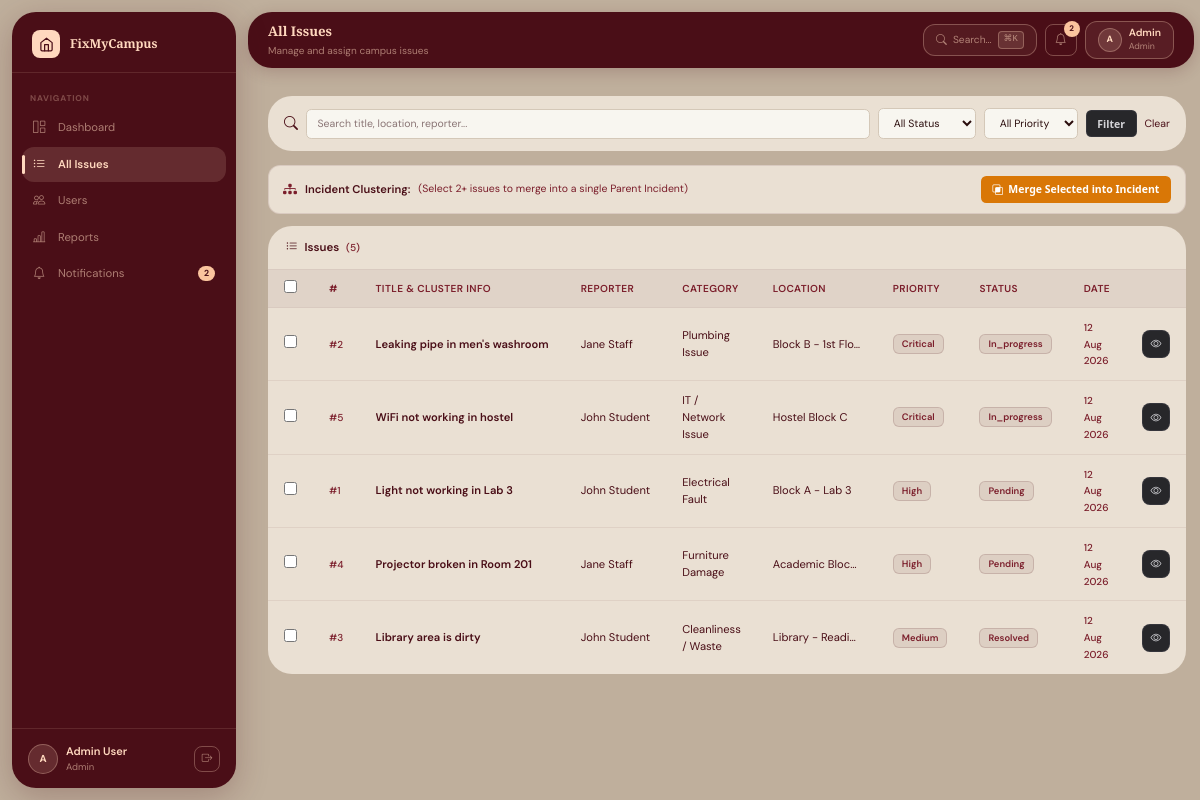
The page /admin/issues.php (signed in) on the database its author committed.
### tables this page shows
CREATE TABLE IF NOT EXISTS issues (
    issue_id INT(11) NOT NULL AUTO_INCREMENT,
    title VARCHAR(200) NOT NULL,
    description TEXT NOT NULL,
    category_id INT(11) DEFAULT NULL,
    location VARCHAR(200) NOT NULL,
    priority ENUM('low','medium','high','critical') NOT NULL DEFAULT 'medium',
    status ENUM('pending','in_progress','resolved','closed','rejected') NOT NULL DEFAULT 'pending',
    reported_by INT(11) NOT NULL,
    assigned_to INT(11) DEFAULT NULL,
    parent_id INT(11) DEFAULT NULL,
    is_parent TINYINT(1) DEFAULT 0,
    affected_count INT(11) DEFAULT 1,
    admin_remark TEXT DEFAULT NULL,
    created_at DATETIME DEFAULT CURRENT_TIMESTAMP,
    updated_at DATETIME DEFAULT CURRENT_TIMESTAMP ON UPDATE CURRENT_TIMESTAMP,
    PRIMARY KEY (issue_id),
    KEY fk_reported_by (reported_by),
    KEY fk_assigned_to (assigned_to),
    KEY fk_category (category_id),
    KEY fk_parent_issue (parent_id),
    CONSTRAINT fk_reported_by FOREIGN KEY (reported_by) REFERENCES users(user_id) ON DELETE CASCADE,
    CONSTRAINT fk_assigned_to FOREIGN KEY (assigned_to) REFERENCES users(user_id) ON DELETE SET NULL,
    CONSTRAINT fk_category FOREIGN KEY (category_id) REFERENCES categories(category_id) ON DELETE SET NULL,
    CONSTRAINT fk_parent_issue FOREIGN KEY (parent_id) REFERENCES issues(issue_id) ON DELETE SET NULL
);

CREATE TABLE IF NOT EXISTS users (
    user_id INT(11) NOT NULL AUTO_INCREMENT,
    full_name VARCHAR(100) NOT NULL,
    email VARCHAR(150) NOT NULL,
    password VARCHAR(255) NOT NULL,
    role ENUM('student','staff','admin','maintenance') NOT NULL DEFAULT 'student',
    department VARCHAR(100) DEFAULT NULL,
    phone VARCHAR(15) DEFAULT NULL,
    avatar VARCHAR(255) DEFAULT NULL,
    created_at DATETIME DEFAULT CURRENT_TIMESTAMP,
    PRIMARY KEY (user_id),
    UNIQUE KEY email (email)
);

CREATE TABLE IF NOT EXISTS categories (
    category_id INT(11) NOT NULL AUTO_INCREMENT,
    category_name VARCHAR(100) NOT NULL,
    icon VARCHAR(50) DEFAULT 'bi-tools',
    description TEXT DEFAULT NULL,
    PRIMARY KEY (category_id),
    UNIQUE KEY category_name (category_name)
);

### admin/issues.php (the view, shortened to what this page needs)
<?php
require_once '../includes/notification_helper.php';
$sf=trim($_GET['status']??'');$pf=trim($_GET['priority']??'');$search=trim($_GET['search']??'');
$where=['1=1'];$params=[];
$sql="SELECT i.*,c.category_name,u.full_name AS reporter FROM issues i LEFT JOIN categories c ON i.category_id=c.category_id LEFT JOIN users u ON i.reported_by=u.user_id WHERE ".implode(' AND ',$where)." ORDER BY FIELD(i.priority,'critical','high','medium','low'),i.created_at DESC";
$stmt=$pdo->prepare($sql);$stmt->execute($params);$issues=$stmt->fetchAll();
?><!DOCTYPE html>
<html lang="en">
<head>
<link rel="stylesheet" href="https://cdn.jsdelivr.net/npm/bootstrap-icons@1.11.3/font/bootstrap-icons.min.css">
<script src="https://cdn.tailwindcss.com"></script>
<link rel="stylesheet" href="../assets/css/style.css">
</head>
<body>
<div class="app-wrapper">
  <?php include '../includes/sidebar.php';?>
  <div class="main-content">
    <?php include '../includes/topbar.php';?>
    <div class="page-content">
      <form method="GET" class="filter-bar">
        <i class="bi bi-search" style="color:var(--text-dim);"></i>
        <input type="text" name="search" placeholder="Search title, location, reporter..." value="<?=htmlspecialchars($search)?>" class="bg-[#f8f6f0] border border-[#d4c8b8] text-[#2b0d0d] placeholder-[#8a7575] text-xs rounded-md px-3 py-2 focus:outline-none focus:border-amber-700 focus:ring-1 focus:ring-amber-700" style="flex:1;min-width:180px;">
        <select name="status" class="bg-[#f8f6f0] border border-[#d4c8b8] text-[#2b0d0d] placeholder-[#8a7575] text-xs rounded-md px-3 py-2 focus:outline-none focus:border-amber-700 focus:ring-1 focus:ring-amber-700">
          <option value="">All Status</option>
        </select>
        <select name="priority" class="bg-[#f8f6f0] border border-[#d4c8b8] text-[#2b0d0d] placeholder-[#8a7575] text-xs rounded-md px-3 py-2 focus:outline-none focus:border-amber-700 focus:ring-1 focus:ring-amber-700">
          <option value="">All Priority</option>
        </select>
        <button type="submit" class="bg-zinc-800 text-zinc-300 border border-zinc-700/60 hover:bg-zinc-700/80 hover:text-zinc-100 font-sans text-xs font-semibold px-3 py-1.5 rounded-md transition-colors shadow-none focus:outline-none focus:ring-1 focus:ring-zinc-600">Filter</button>
        <a href="issues.php" style="font-size:.75rem;color:var(--text-dim);align-self:center;">Clear</a>
      </form>
      <form method="POST">
        <div style="display:flex;align-items:center;justify-space-between;margin-bottom:12px;background:var(--cream);padding:10px 14px;border-radius:var(--r-sm);border:1px solid rgba(74,14,23,.1);">
          <div style="display:flex;align-items:center;gap:8px;">
            <i class="bi bi-diagram-3-fill" style="color:var(--burg2);"></i>
            <span style="font-size:0.8rem;font-weight:600;color:var(--burg);">Incident Clustering:</span>
            <span style="font-size:0.75rem;color:var(--burg2);">(Select 2+ issues to merge into a single Parent Incident)</span>
          </div>
          <button type="submit" class="bg-amber-600 hover:bg-amber-700 text-white font-sans text-xs font-semibold px-3 py-1.5 rounded-md transition-colors shadow-none flex items-center gap-1.5 cursor-pointer ml-auto">
            <i class="bi bi-intersect"></i> Merge Selected into Incident
          </button>
        </div>
        <div class="panel">
          <div class="panel-header"><span><i class="bi bi-list-ul me-2"></i>Issues <span class="issue-id" style="margin-left:4px;">(<?=count($issues)?>)</span></span></div>
          <?php if(empty($issues)):?>
            <div class="empty-state"><i class="bi bi-inbox"></i><h5>No issues found</h5><p>Try adjusting your filters.</p></div>
          <?php else:?>
            <table class="table-dark-custom">
              <thead>
                <tr>
                  <th style="width:36px;text-align:center;"><input type="checkbox" onclick="toggleSelectAll(this)" title="Select All"></th>
                  <th>#</th>
                  <th>Title & Cluster Info</th>
                  <th>Reporter</th>
                  <th>Category</th>
                  <th>Location</th>
                  <th>Priority</th>
                  <th>Status</th>
                  <th>Date</th>
                  <th></th>
                </tr>
              </thead>
              <tbody>
              <?php foreach($issues as $iss):?>
              <tr>
                <td style="text-align:center;"><input type="checkbox" name="selected_issues[]" value="<?=$iss['issue_id']?>" class="issue-cb"></td>
                <td><span class="issue-id">#<?=$iss['issue_id']?></span></td>
                <td style="max-width:240px;">
                  <div style="font-weight:600;white-space:nowrap;overflow:hidden;text-overflow:ellipsis;"><?=htmlspecialchars($iss['title'])?></div>
                </td>
                <td class="text-muted" style="white-space:nowrap;"><?=htmlspecialchars($iss['reporter'])?></td>
                <td class="text-muted"><?=htmlspecialchars($iss['category_name']??'—')?></td>
                <td class="text-muted" style="max-width:120px;overflow:hidden;text-overflow:ellipsis;white-space:nowrap;"><?=htmlspecialchars($iss['location'])?></td>
                <td><?=getPriorityBadge($iss['priority'])?></td>
                <td><?=getStatusBadge($iss['status'])?></td>
                <td><span class="issue-id"><?=date('d M Y',strtotime($iss['created_at']))?></span></td>
                <td><a href="view_issue.php?id=<?=$iss['issue_id']?>" class="btn-sm-icon" title="View"><i class="bi bi-eye"></i></a></td>
              </tr>
              <?php endforeach;?>
              </tbody>
            </table>
          <?php endif;?>
        </div>
      </form>
    </div>
  </div>
</div>
</body></html>

### includes/notification_helper.php (shortened to what this page needs)
<?php
function getPriorityBadge($priority) {
    $map = [
        'low'      => '<span class="badge badge-emerald">Low</span>',
        'medium'   => '<span class="badge badge-blue">Medium</span>',
        'high'     => '<span class="badge badge-amber">High</span>',
        'critical' => '<span class="badge badge-rose">Critical</span>',
    ];
    return $map[$priority] ?? '<span class="badge badge-zinc">' . ucfirst($priority) . '</span>';
}
function getStatusBadge($status) {
    $map = [
        'pending'     => '<span class="badge badge-amber">Pending</span>',
        'in_progress' => '<span class="badge badge-blue">In Progress</span>',
        'resolved'    => '<span class="badge badge-emerald">Resolved</span>',
        'closed'      => '<span class="badge badge-zinc">Closed</span>',
        'rejected'    => '<span class="badge badge-rose">Rejected</span>',
    ];
    return $map[$status] ?? '<span class="badge badge-zinc">' . ucfirst($status) . '</span>';
}

### assets/css/style.css (style rules this page uses)
*,*::before,*::after { box-sizing:border-box;margin:0;padding:0 }
:root { --bg:#bfaf9c; --burg:#4A0E17; --burg2:#7B1E2B; --burg3:#5E1120; --cream:#EAE0D3; --cream2:#F5EDE3; --peach:#FFD8BE; --peach2:#FBC49E; --peach-dim:rgba(255,216,190,.55); --peach-dimmer:rgba(255,216,190,.3); --r:24px; --r-sm:12px; --g:12px; --sidebar-w:224px; --sidebar-margin:12px; }
html,body { min-height:100vh;background:var(--bg);font-family:'DM Sans',sans-serif;color:var(--burg);-webkit-font-smoothing:antialiased;font-size:14px }
a { text-decoration:none;transition:color .15s }
.app-wrapper { display:flex;min-height:100vh;background:var(--bg) }
.main-content { margin-left:calc(var(--sidebar-w) + var(--sidebar-margin) + var(--g)); flex:1; min-height:100vh; }
.page-content { padding:16px 20px 28px;max-width:1280px;margin:0 auto }
.panel { background:var(--cream);border-radius:var(--r);margin-bottom:14px;overflow:hidden }
.panel-header { padding:13px 18px;border-bottom:1px solid rgba(74,14,23,.1);font-size:.82rem;font-weight:600;color:var(--burg);display:flex;justify-content:space-between;align-items:center }
.table-dark-custom,.table-custom { width:100%;border-collapse:collapse;font-size:.8rem }
.table-dark-custom thead th,.table-custom thead th { background:rgba(74,14,23,.06);color:var(--burg2);font-weight:600;padding:10px 16px;border-bottom:1px solid rgba(74,14,23,.1);text-align:left;white-space:nowrap;font-size:.72rem;text-transform:uppercase;letter-spacing:.04em }
.table-dark-custom tbody td,.table-custom tbody td { padding:11px 16px;border-bottom:1px solid rgba(74,14,23,.07);color:var(--burg);vertical-align:middle }
.table-dark-custom tbody tr:last-child td,.table-custom tbody tr:last-child td { border-bottom:none }
.issue-id { font-family:'DM Sans',monospace;font-size:.72rem;color:var(--burg2);font-weight:500 }
.text-muted { color:var(--burg2) }
.badge { display:inline-flex;align-items:center;border-radius:6px;padding:2px 8px;font-size:.67rem;font-weight:600;border:1px solid }
.badge-zinc { background:rgba(74,14,23,.08);color:var(--burg2);border-color:rgba(74,14,23,.15) }
.filter-bar { display:flex;gap:8px;flex-wrap:wrap;align-items:center;padding:12px 16px;background:var(--cream);border-radius:var(--r);margin-bottom:14px }
.filter-bar input,.filter-bar select { background:#f8f6f0;border:1px solid #d4c8b8;border-radius:0.375rem;color:#2b0d0d;padding:7px 11px;font-size:.75rem;font-family:'DM Sans',sans-serif;outline:none;transition:border-color .15s,box-shadow .15s }
.filter-bar select option { background:#ffffff;color:#2b0d0d }
.btn-sm-icon { width:28px;height:28px;border-radius:8px;border:1px solid rgba(63,63,70,.6);background:#27272a;color:#d4d4d8;display:inline-flex;align-items:center;justify-content:center;cursor:pointer;font-size:.78rem;text-decoration:none;transition:all .15s }
button,input[type="submit"] { font-family:'DM Sans',sans-serif;font-size:0.75rem;font-weight:600;border-radius:0.375rem;padding:0.375rem 0.75rem;transition:background-color .15s,border-color .15s,color .15s;box-shadow:none;background-color:#f4f4f5;color:#09090b;border:1px solid transparent;cursor:pointer }
input[type="text"],input[type="email"],input[type="password"],input[type="tel"],input[type="search"],select,textarea { background-color:#f8f6f0;border:1px solid #d4c8b8;color:#2b0d0d;font-size:0.75rem;border-radius:0.375rem;padding:0.5rem 0.75rem;font-family:'DM Sans',sans-serif;outline:none;transition:border-color .15s,box-shadow .15s }
input[type="text"]::placeholder,input[type="email"]::placeholder,input[type="password"]::placeholder,input[type="tel"]::placeholder,input[type="search"]::placeholder,textarea::placeholder { color:#8a7575;opacity:1 }
select option { background-color:#ffffff;color:#2b0d0d }
.me-2 { margin-right:8px }

### rows shown on the page
issues: issue_id "2", title "Leaking pipe in men's washroom", reported_by.full_name "Jane Staff", category.category_name "Plumbing Issue", location "Block B - 1st Flo…", priority "Critical", status "In_progress", created_at "12 Aug 2026"
issues: issue_id "5", title "WiFi not working in hostel", reported_by.full_name "John Student", category.category_name "IT / Network Issue", location "Hostel Block C", priority "Critical", status "In_progress", created_at "12 Aug 2026"
issues: issue_id "1", title "Light not working in Lab 3", reported_by.full_name "John Student", category.category_name "Electrical Fault", location "Block A - Lab 3", priority "High", status "Pending", created_at "12 Aug 2026"
issues: issue_id "4", title "Projector broken in Room 201", reported_by.full_name "Jane Staff", category.category_name "Furniture Damage", location "Academic Bloc…", priority "High", status "Pending", created_at "12 Aug 2026"
issues: issue_id "3", title "Library area is dirty", reported_by.full_name "John Student", category.category_name "Cleanliness / Waste", location "Library - Readi…", priority "Medium", status "Resolved", created_at "12 Aug 2026"

### other values the page prints
$item['label'] "Dashboard"
$item['label'] "All Issues"
$item['label'] "Users"
$item['label'] "Reports"
$item['label'] "Notifications"
$item['badge'] "2"
$initials "A"
$u['name'] "Admin User"
$u['role'] "Admin"
$pageTitle "All Issues"
$pageSubtitle "Manage and assign campus issues"
$unread "2"
substr($u['name'],0,1) "A"
explode(' ',$u['name'])[0] "Admin"
$role "Admin"
